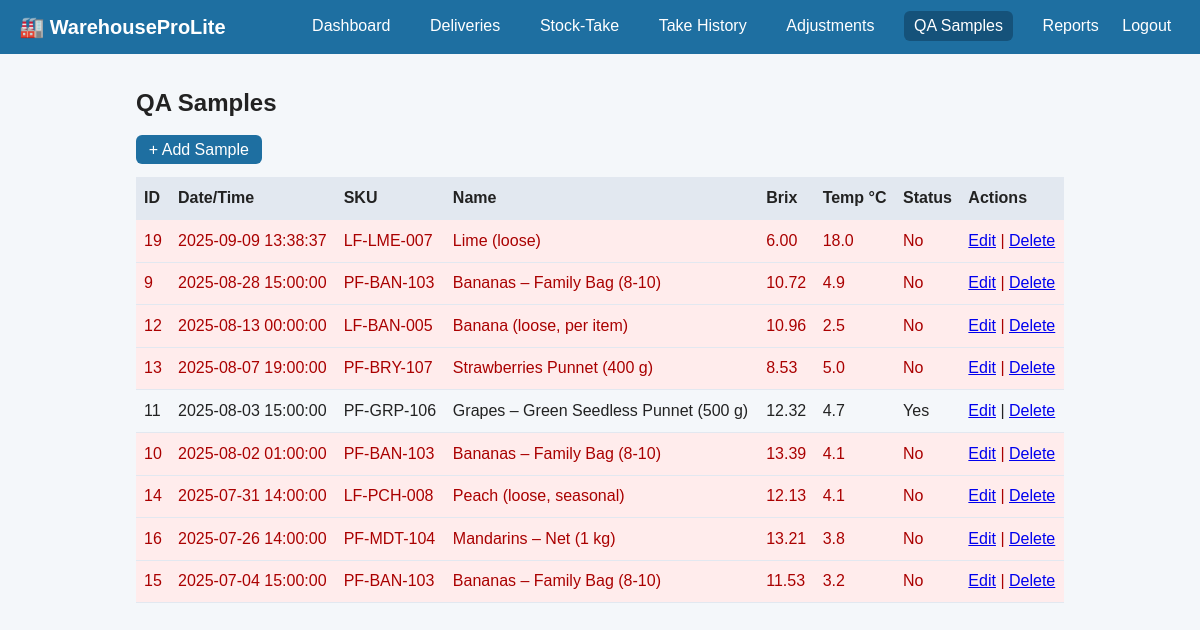
The app's page /WarehouseProLite/qa_samples.php with its own data.
### tables this page shows
CREATE TABLE `qa_samples` (
  `id` int(11) NOT NULL AUTO_INCREMENT,
  `product_id` int(11) DEFAULT NULL,
  `sample_time` datetime NOT NULL,
  `brix` decimal(4,2) DEFAULT NULL,
  `temperature` decimal(4,1) DEFAULT NULL,
  `passed` enum('yes','no','pending') DEFAULT 'pending',
  `tech_id` int(11) DEFAULT NULL,
  `note` text DEFAULT NULL,
  PRIMARY KEY (`id`),
  KEY `product_id` (`product_id`),
  KEY `tech_id` (`tech_id`),
  CONSTRAINT `qa_samples_ibfk_1` FOREIGN KEY (`product_id`) REFERENCES `products` (`id`),
  CONSTRAINT `qa_samples_ibfk_2` FOREIGN KEY (`tech_id`) REFERENCES `wh_users` (`id`)
);

CREATE TABLE `products` (
  `id` int(11) NOT NULL AUTO_INCREMENT,
  `sku` varchar(30) NOT NULL,
  `name` varchar(100) NOT NULL,
  `category_id` int(11) DEFAULT NULL,
  `price` decimal(10,2) NOT NULL,
  `stock` int(11) NOT NULL DEFAULT 0,
  PRIMARY KEY (`id`),
  KEY `category_id` (`category_id`),
  CONSTRAINT `products_ibfk_1` FOREIGN KEY (`category_id`) REFERENCES `categories` (`id`)
);

### WarehouseProLite/qa_samples.php (the view, shortened to what this page needs)
<?php
include 'includes/db.php';
include 'includes/header.php';
$samples = mysqli_query($conn, "SELECT q.id,
           q.sample_time,
           p.sku,
           p.name,
           q.brix,
           q.temperature,
           q.passed
    FROM qa_samples q
    JOIN products p ON p.id = q.product_id
    ORDER BY q.sample_time DESC
");
?>
<h2>QA Samples</h2>
<p><a href="qa_add.php" class="btn">+ Add Sample</a></p>
<table>
  <thead>
    <tr>
      <th>ID</th><th>Date/Time</th><th>SKU</th><th>Name</th>
      <th>Brix</th><th>Temp&nbsp;°C</th><th>Status</th><th>Actions</th>
    </tr>
  </thead>
  <tbody>
  <?php if (mysqli_num_rows($samples) === 0): ?>
      <tr><td colspan="8">No QA samples recorded.</td></tr>
  <?php else: while ($r = mysqli_fetch_assoc($samples)): ?>
      <?php
        $rowStyle = ($r['passed'] === 'no') ? "style='background:#ffecec;color:#a00;'" : "";
        $status   = ucfirst($r['passed']);
      ?>
      <tr <?php echo $rowStyle; ?>>
        <td><?php echo $r['id']; ?></td>
        <td><?php echo $r['sample_time']; ?></td>
        <td><?php echo $r['sku']; ?></td>
        <td><?php echo htmlspecialchars($r['name']); ?></td>
        <td><?php echo $r['brix']; ?></td>
        <td><?php echo $r['temperature']; ?></td>
        <td><?php echo $status; ?></td>
        <td>
          <a href="qa_edit.php?id=<?php echo $r['id']; ?>">Edit</a> |
          <a href="qa_delete.php?id=<?php echo $r['id']; ?>"
             onclick="return confirm('Delete this QA sample?');">Delete</a>
        </td>
      </tr>
  <?php endwhile; endif; ?>
  </tbody>
</table>
<?php include 'includes/footer.php'; ?>

### WarehouseProLite/assets/style.css (style rules this page uses)
:root { --blue:#1e6fa1; --blue-dark:#15527a; --cream:#f4f7fa; --gray:#e2e8f0; --text:#222; --text-light:#fff; --radius:6px; }
* { box-sizing:border-box; }
body { margin:0;font-family:Arial,Helvetica,sans-serif;background:var(--cream);color:var(--text);line-height:1.4; }
table { width:100%;border-collapse:collapse;margin-bottom:1.5rem; }
th,td { padding:.6rem .5rem;border-bottom:1px solid var(--gray);text-align:left; }
th { background:var(--gray);font-weight:600; }
tr:nth-child(even) { background:#f9fbfc; }
.btn { background:var(--blue);color:var(--text-light);padding:.4rem .8rem;border-radius:var(--radius);text-decoration:none; }

### records on screen
qa_samples: id "19", sample_time "2025-09-09 13:38:37", product.sku "LF-LME-007", product.name "Lime (loose)", brix "6.00", temperature "18.0", passed "No"
qa_samples: id "9", sample_time "2025-08-28 15:00:00", product.sku "PF-BAN-103", product.name "Bananas – Family Bag (8-10)", brix "10.72", temperature "4.9", passed "No"
qa_samples: id "12", sample_time "2025-08-13 00:00:00", product.sku "LF-BAN-005", product.name "Banana (loose, per item)", brix "10.96", temperature "2.5", passed "No"
qa_samples: id "13", sample_time "2025-08-07 19:00:00", product.sku "PF-BRY-107", product.name "Strawberries Punnet (400 g)", brix "8.53", temperature "5.0", passed "No"
qa_samples: id "11", sample_time "2025-08-03 15:00:00", product.sku "PF-GRP-106", product.name "Grapes – Green Seedless Punnet (500 g)", brix "12.32", temperature "4.7", passed "Yes"
qa_samples: id "10", sample_time "2025-08-02 01:00:00", product.sku "PF-BAN-103", product.name "Bananas – Family Bag (8-10)", brix "13.39", temperature "4.1", passed "No"
qa_samples: id "14", sample_time "2025-07-31 14:00:00", product.sku "LF-PCH-008", product.name "Peach (loose, seasonal)", brix "12.13", temperature "4.1", passed "No"
qa_samples: id "16", sample_time "2025-07-26 14:00:00", product.sku "PF-MDT-104", product.name "Mandarins – Net (1 kg)", brix "13.21", temperature "3.8", passed "No"
qa_samples: id "15", sample_time "2025-07-04 15:00:00", product.sku "PF-BAN-103", product.name "Bananas – Family Bag (8-10)", brix "11.53", temperature "3.2", passed "No"
